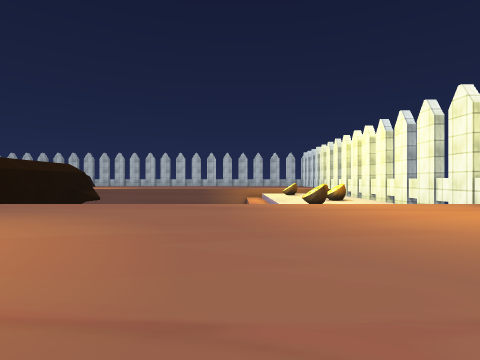
View 1 (above)

16 first-person views from a walk through a 3-D level made in the Unity game engine. The camera is 1.2 m above the floor, looks level and sees 80° across. The floor is counted in squares, 2 m on a side. Each view is taken from the middle of a square. On the plan, view 1 faces up. The plan holds only what a view shows up to about 9 squares ahead; the rest is blank. The place goes on beyond the plan. Some surface patterns are stand-ins.

View 2
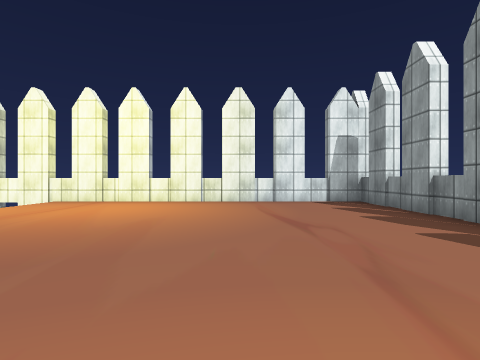

View 3
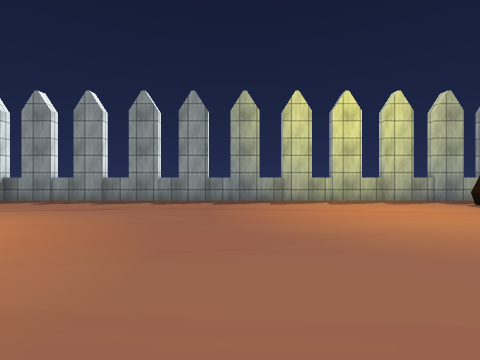

View 4
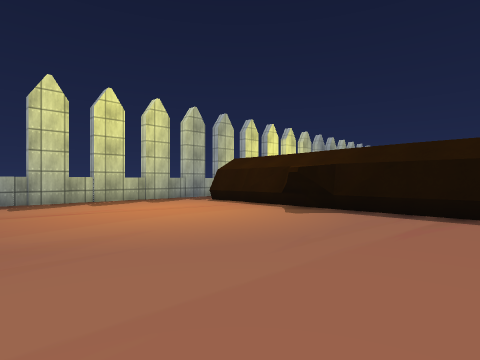

View 5
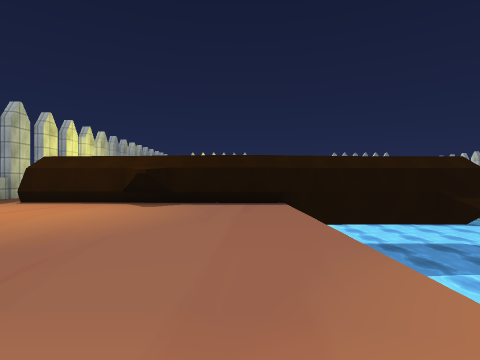

View 6
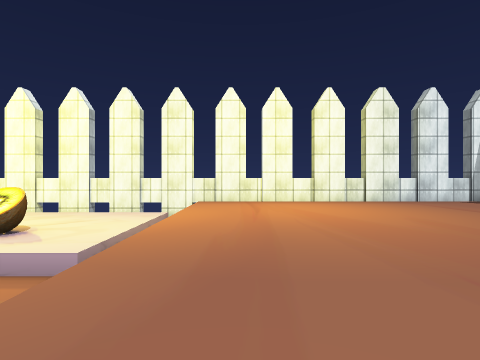

View 7
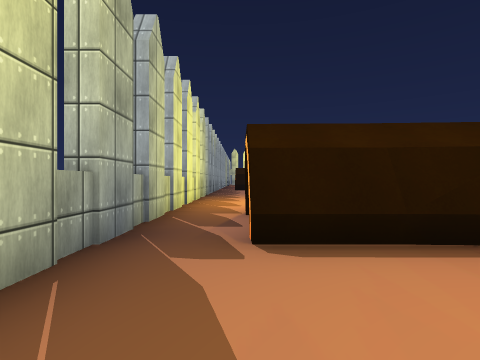

View 8
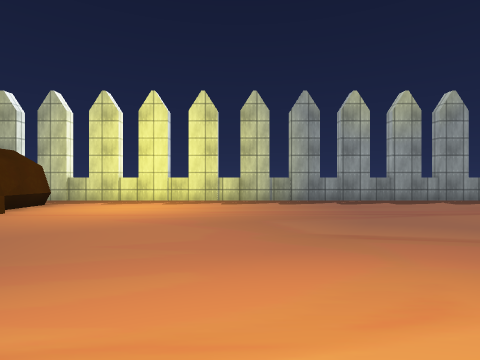

View 9
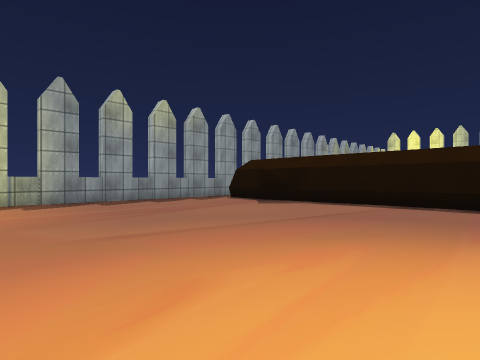

View 10
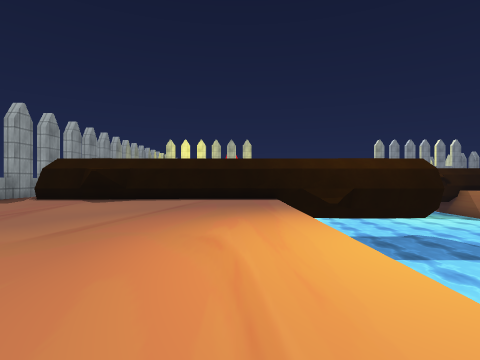

View 11
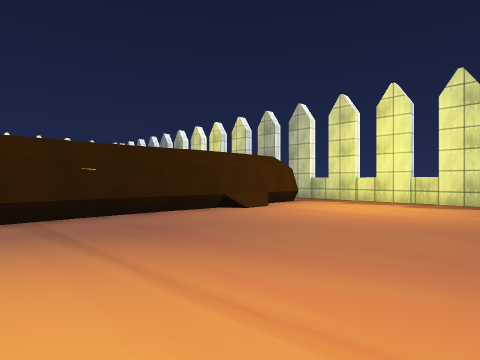

View 12
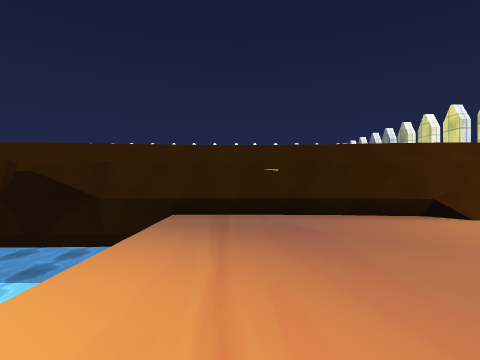

View 13
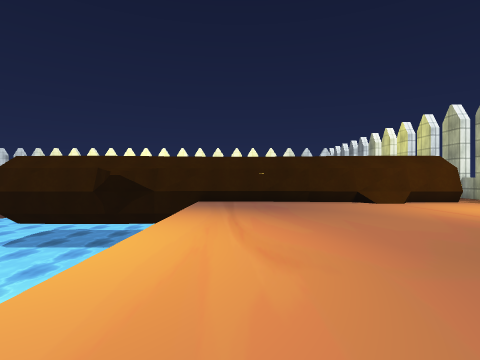

View 14
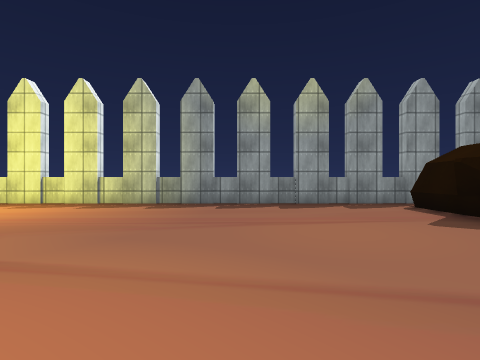

View 15
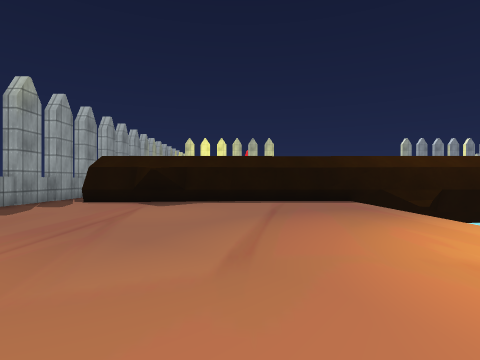

View 16
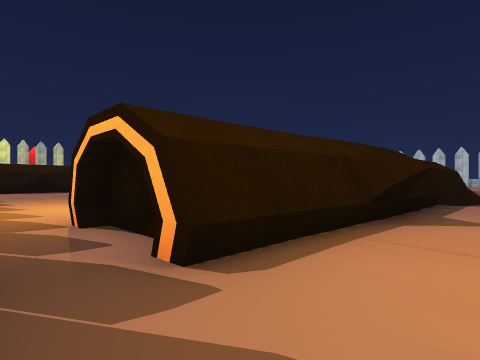

### Floor plan
Key: @ floor where view 1 was taken; # wall or solid block; . main floor; - floor 0.5 m lower than the main floor; ≈ water the walk keeps out of; v drop or lower ground.
Columns run from 21 left of view 1 to 6 right of it. Each row starts with its distance up from view 1.
 10 #≈≈≈≈    ≈≈≈# #≈≈≈         #
  9 #≈         ≈# #       v----#
  8 #≈          # #≈      vvvvv#
  7 #...........# #............#
  6 #...........# #............#
  5 #...........# #............#
  4 #...........# ##...........#
  3 #...........# #............#
  2 #...........# #............#
  1 #...........###............#
  0 #....................@.....#
 -1 ...........................#
 -2 ############################

Positions as (right, up) in squares from view 1, and headings:
1: (0, 0), facing up
2: (-2, 2), facing right
3: (-1, 7), facing down
4: (-1, 7), facing down-left
5: (1, 6), facing left
6: (-2, 6), facing right
7: (-4, 0), facing left
8: (-14, 7), facing down
9: (-14, 7), facing down-left
10: (-12, 6), facing left
11: (-14, 7), facing down-right
12: (-14, 6), facing right
13: (-17, 6), facing right
14: (-17, 6), facing down
15: (-13, 4), facing left
16: (-5, -1), facing up-left
